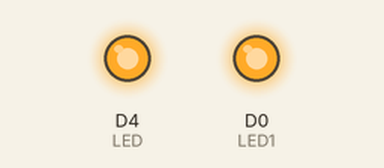
The sketch below on a simulated ESP8266 (Wemos D1 mini). Parts: output pins drawn as LEDs (lit = HIGH). WiFi joins after 1.5 s; servers stay silent unless stated; uploads are accepted with an empty reply; what the sketch prints to the serial monitor is not drawn.

Above: at 6.6 s.
At 16.8 s:
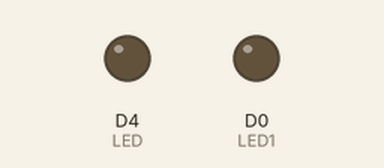
Timing chart, 0 to 28.0 s (numbered marks = the images above):
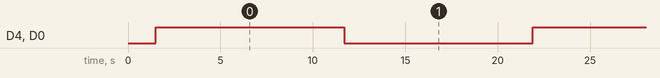

Measured:
- by itself, D4 (LED), D0 (LED1): alternates HIGH for 10.2 s and LOW for 10.2 s

The sketch:

Wemos_Elektrik_Kontrol.ino
```cpp
/**
 *
    NodeMCU

    Iothook Wifi Elektrik Kontrol

    #384 Iothook Wifi Elektrik Kontrol

    09.08.2020

*/

#include <ESP8266WiFi.h>
#include <ESP8266HTTPClient.h>

#define SERVER_IP "iothook.com"

#ifndef STASSID
#define STASSID "Sahin"
#define STAPSK  "Ss12345***"
#endif

int LED = D4; // 2; // esp nin ledi
int LED1 = D0; // 16; // board led

int durum = 1;

void setup() {

  Serial.begin(115200);

  Serial.println();
  Serial.println();
  Serial.println();

  WiFi.begin(STASSID, STAPSK);

  while (WiFi.status() != WL_CONNECTED) {
    delay(500);
    Serial.print(".");
  }
  Serial.println("");
  Serial.print("Connected! IP address: ");
  Serial.println(WiFi.localIP());

  pinMode(LED, OUTPUT);
  pinMode(LED1, OUTPUT);

}

void loop() {

  // wait for WiFi connection
  if ((WiFi.status() == WL_CONNECTED)) {

    WiFiClient client;
    HTTPClient http;

    Serial.print("[HTTP] begin...\n");
    // configure traged server and url
    http.begin(client, "http://" SERVER_IP "/api/update/"); //HTTP
    http.addHeader("Content-Type", "application/json");

    digitalWrite(LED, !digitalRead(LED));
    digitalWrite(LED1, !digitalRead(LED1));

    // #384 Iothook Wifi Elektrik Kontrol

    Serial.print("[HTTP] POST...\n");
    // start connection and send HTTP header and body
    int httpCode = http.POST("{\"api_key\":\"2194c3c11f8bd12daeaba7e2\",\"field_1\":\"" + String(durum) + "\"}");

    // httpCode will be negative on error
    if (httpCode > 0) {
      // HTTP header has been send and Server response header has been handled
      Serial.printf("[HTTP] POST... code: %d\n", httpCode);

      // file found at server
      if (httpCode == HTTP_CODE_OK) {
        const String& payload = http.getString();
        Serial.println("received payload:\n<<");
        Serial.println(payload);
        Serial.println(">>");
      }
    } else {
      Serial.printf("[HTTP] POST... failed, error: %s\n", http.errorToString(httpCode).c_str());
    }

    http.end();
  }

  delay(10000);

}
```
